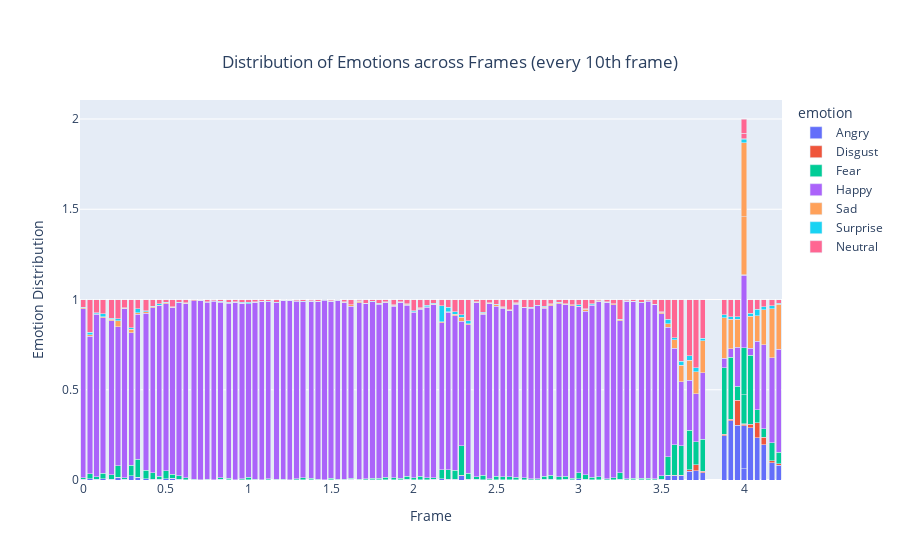

Notebook cell for this chart:
### Markdown cell above
# Plots

### Code cell
#df_10th = df_plotting[df_plotting["frame"] % 3 == 0]  # select every 10th frame

fig = px.bar(df_plotting, x="pos_sec", y='probability', color = 'emotion',
             barmode="stack", title="Distribution of Emotions across Frames (every 10th frame)")
fig.update_layout(xaxis_title="Frame", yaxis_title="Emotion Distribution",     title={
        'y': 0.9,
        'x': 0.5,
        'xanchor': 'center',
        'yanchor': 'top'
    })
fig.show()
